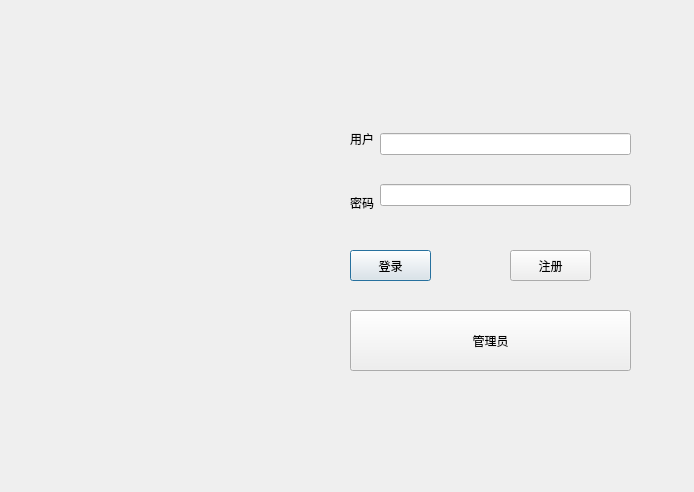
<?xml version="1.0" encoding="UTF-8"?>
<ui version="4.0">
 <class>Dialog</class>
 <widget class="QDialog" name="Dialog">
  <property name="geometry">
   <rect>
    <x>0</x>
    <y>0</y>
    <width>694</width>
    <height>492</height>
   </rect>
  </property>
  <property name="windowTitle">
   <string>Dialog</string>
  </property>
  <widget class="QPushButton" name="pushButton_loading">
   <property name="geometry">
    <rect>
     <x>350</x>
     <y>250</y>
     <width>81</width>
     <height>31</height>
    </rect>
   </property>
   <property name="text">
    <string>登录</string>
   </property>
  </widget>
  <widget class="QPushButton" name="pushButton_registration">
   <property name="geometry">
    <rect>
     <x>510</x>
     <y>250</y>
     <width>81</width>
     <height>31</height>
    </rect>
   </property>
   <property name="text">
    <string>注册</string>
   </property>
  </widget>
  <widget class="QPushButton" name="pushButton_manager">
   <property name="geometry">
    <rect>
     <x>350</x>
     <y>310</y>
     <width>281</width>
     <height>61</height>
    </rect>
   </property>
   <property name="text">
    <string>管理员</string>
   </property>
  </widget>
  <widget class="QWidget" name="">
   <property name="geometry">
    <rect>
     <x>350</x>
     <y>110</y>
     <width>281</width>
     <height>121</height>
    </rect>
   </property>
   <layout class="QHBoxLayout" name="horizontalLayout_3">
    <item>
     <layout class="QVBoxLayout" name="verticalLayout_2">
      <item>
       <widget class="QLabel" name="label_user">
        <property name="text">
         <string>用户</string>
        </property>
       </widget>
      </item>
      <item>
       <widget class="QLabel" name="label_password">
        <property name="text">
         <string>密码</string>
        </property>
       </widget>
      </item>
     </layout>
    </item>
    <item>
     <layout class="QVBoxLayout" name="verticalLayout">
      <item>
       <layout class="QHBoxLayout" name="horizontalLayout">
        <item>
         <widget class="QLineEdit" name="lineEdit_user"/>
        </item>
       </layout>
      </item>
      <item>
       <layout class="QHBoxLayout" name="horizontalLayout_2">
        <item>
         <widget class="QLineEdit" name="lineEdit_password"/>
        </item>
       </layout>
      </item>
     </layout>
    </item>
   </layout>
  </widget>
 </widget>
 <resources/>
 <connections/>
</ui>
